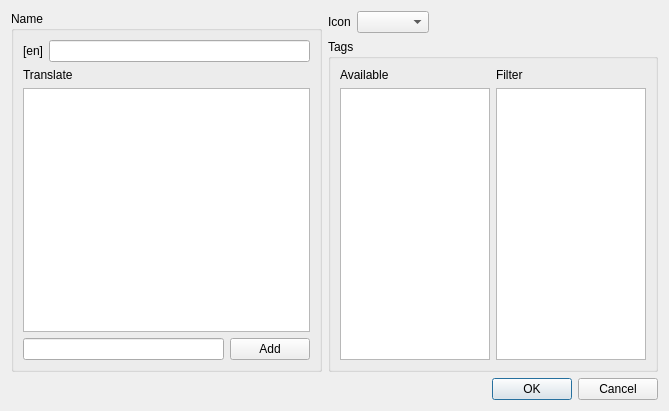
<?xml version="1.0" encoding="UTF-8"?>
<ui version="4.0">
 <class>EdtCategoryDialog</class>
 <widget class="QDialog" name="EdtCategoryDialog">
  <property name="geometry">
   <rect>
    <x>0</x>
    <y>0</y>
    <width>669</width>
    <height>411</height>
   </rect>
  </property>
  <property name="windowTitle">
   <string>Category editor</string>
  </property>
  <layout class="QVBoxLayout" name="verticalLayout_4">
   <item>
    <layout class="QHBoxLayout" name="horizontalLayout_4">
     <item>
      <widget class="QGroupBox" name="groupBox">
       <property name="title">
        <string>Name</string>
       </property>
       <layout class="QVBoxLayout" name="verticalLayout_2">
        <item>
         <layout class="QHBoxLayout" name="horizontalLayout_5">
          <item>
           <widget class="QLabel" name="label_5">
            <property name="text">
             <string>[en]</string>
            </property>
           </widget>
          </item>
          <item>
           <widget class="QLineEdit" name="lineEditName"/>
          </item>
         </layout>
        </item>
        <item>
         <widget class="QLabel" name="label">
          <property name="text">
           <string>Translate</string>
          </property>
         </widget>
        </item>
        <item>
         <widget class="SettingsListWidget" name="listWidgetTranslate"/>
        </item>
        <item>
         <layout class="QHBoxLayout" name="horizontalLayout_3">
          <item>
           <widget class="QLineEdit" name="lineEditAddTranslate">
            <property name="minimumSize">
             <size>
              <width>100</width>
              <height>0</height>
             </size>
            </property>
           </widget>
          </item>
          <item>
           <widget class="QPushButton" name="cmdAddtranslate">
            <property name="text">
             <string>Add</string>
            </property>
           </widget>
          </item>
         </layout>
        </item>
       </layout>
      </widget>
     </item>
     <item>
      <layout class="QVBoxLayout" name="verticalLayout_3">
       <item>
        <layout class="QHBoxLayout" name="horizontalLayout_2">
         <item>
          <widget class="QLabel" name="label_2">
           <property name="text">
            <string>Icon</string>
           </property>
          </widget>
         </item>
         <item>
          <widget class="QComboBox" name="comboBoxIcon">
           <property name="iconSize">
            <size>
             <width>25</width>
             <height>25</height>
            </size>
           </property>
          </widget>
         </item>
         <item>
          <spacer name="horizontalSpacer">
           <property name="orientation">
            <enum>Qt::Horizontal</enum>
           </property>
           <property name="sizeHint" stdset="0">
            <size>
             <width>40</width>
             <height>20</height>
            </size>
           </property>
          </spacer>
         </item>
        </layout>
       </item>
       <item>
        <widget class="QGroupBox" name="groupBox_2">
         <property name="title">
          <string>Tags</string>
         </property>
         <layout class="QHBoxLayout" name="horizontalLayout">
          <item>
           <layout class="QVBoxLayout" name="verticalLayout">
            <item>
             <widget class="QLabel" name="label_3">
              <property name="text">
               <string>Available</string>
              </property>
             </widget>
            </item>
            <item>
             <widget class="QListWidget" name="listWidgetAvTags">
              <property name="maximumSize">
               <size>
                <width>150</width>
                <height>16777215</height>
               </size>
              </property>
              <property name="dragEnabled">
               <bool>true</bool>
              </property>
              <property name="dragDropOverwriteMode">
               <bool>false</bool>
              </property>
              <property name="dragDropMode">
               <enum>QAbstractItemView::DragDrop</enum>
              </property>
              <property name="defaultDropAction">
               <enum>Qt::MoveAction</enum>
              </property>
             </widget>
            </item>
           </layout>
          </item>
          <item>
           <layout class="QVBoxLayout" name="verticalLayout_5">
            <item>
             <widget class="QLabel" name="label_4">
              <property name="text">
               <string>Filter</string>
              </property>
             </widget>
            </item>
            <item>
             <widget class="QListWidget" name="listWidgetTags">
              <property name="maximumSize">
               <size>
                <width>150</width>
                <height>16777215</height>
               </size>
              </property>
              <property name="dragEnabled">
               <bool>true</bool>
              </property>
              <property name="dragDropOverwriteMode">
               <bool>false</bool>
              </property>
              <property name="dragDropMode">
               <enum>QAbstractItemView::DragDrop</enum>
              </property>
              <property name="defaultDropAction">
               <enum>Qt::MoveAction</enum>
              </property>
             </widget>
            </item>
           </layout>
          </item>
         </layout>
        </widget>
       </item>
      </layout>
     </item>
    </layout>
   </item>
   <item>
    <widget class="QDialogButtonBox" name="buttonBox">
     <property name="orientation">
      <enum>Qt::Horizontal</enum>
     </property>
     <property name="standardButtons">
      <set>QDialogButtonBox::Cancel|QDialogButtonBox::Ok</set>
     </property>
    </widget>
   </item>
  </layout>
 </widget>
 <customwidgets>
  <customwidget>
   <class>SettingsListWidget</class>
   <extends>QListWidget</extends>
   <header location="global">mpkgsettings.h</header>
  </customwidget>
 </customwidgets>
 <resources/>
 <connections>
  <connection>
   <sender>buttonBox</sender>
   <signal>accepted()</signal>
   <receiver>EdtCategoryDialog</receiver>
   <slot>accept()</slot>
   <hints>
    <hint type="sourcelabel">
     <x>248</x>
     <y>254</y>
    </hint>
    <hint type="destinationlabel">
     <x>157</x>
     <y>274</y>
    </hint>
   </hints>
  </connection>
  <connection>
   <sender>buttonBox</sender>
   <signal>rejected()</signal>
   <receiver>EdtCategoryDialog</receiver>
   <slot>reject()</slot>
   <hints>
    <hint type="sourcelabel">
     <x>316</x>
     <y>260</y>
    </hint>
    <hint type="destinationlabel">
     <x>286</x>
     <y>274</y>
    </hint>
   </hints>
  </connection>
 </connections>
</ui>
